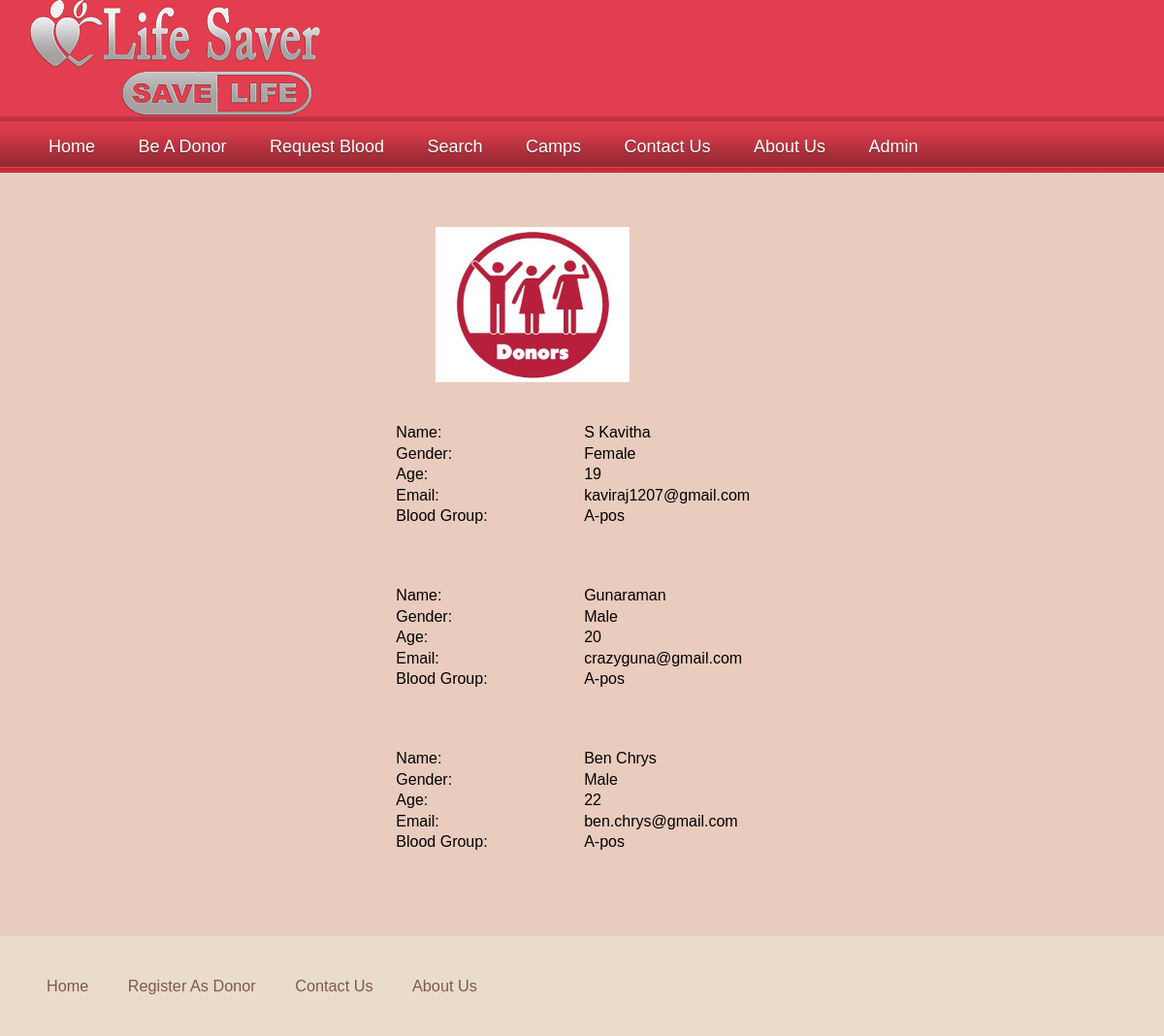
Page /result.php?bg=A-pos on the committed database.
### tables this page shows
CREATE TABLE IF NOT EXISTS `registereddonors` (
  `donorid` int(100) NOT NULL AUTO_INCREMENT,
  `name` varchar(100) NOT NULL,
  `gender` varchar(10) NOT NULL,
  `age` int(3) NOT NULL,
  `mobile` varchar(10) NOT NULL,
  `b_g` varchar(15) NOT NULL,
  `email` varchar(100) NOT NULL, `city` varchar(100) NOT NULL,
  PRIMARY KEY (`donorid`)
);

### result.php (the view, shortened to what this page needs)
<!DOCTYPE html PUBLIC "-//W3C//DTD XHTML 1.0 Transitional//EN" "http://www.w3.org/TR/xhtml1/DTD/xhtml1-transitional.dtd">
<html xmlns="http://www.w3.org/1999/xhtml">
<head>
<link href="css/style.css" rel="stylesheet" type="text/css" media="all" />
</head>
<body>
<?php include('Admin/function.php'); ?>
<div style="background-color:#E9CCBD;">
<div class="h_bg">
	<div class="wrap">
		<div class="header">
			<div class="logo">
				<h1><a href="index.php"><img src="images/logo.png" alt=""></a></h1>
			</div>
		</div>
	</div>
</div>
<div class="nav_bg" >
	<div class="wrap">
		<ul class="nav" >
			<li><p style="font-size:18px;font-weight: bold;"><a href="index.php">Home</a></li>
			<li><p style="font-size:18px;font-weight: bold;"><a href="registration.php">Be a Donor</a></li>
			<li><p style="font-size:18px;font-weight: bold;"><a href="sendreq.php">Request Blood</a></li>
           		<li><p style="font-size:18px;font-weight: bold;"><a href="search.php">Search</a></li>
 			<li><p style="font-size:18px;font-weight: bold;"><a href="camps.php">Camps</a></li>
                    	<li><p style="font-size:18px;font-weight: bold;"><a href="contactus.php">Contact Us</a></li>
           		<li><p style="font-size:18px;font-weight: bold;"><a href="aboutus.php">About Us</a></li>
			<li><p style="font-size:18px;font-weight: bold;"><a href="admin/admimlogin.php">Admin</a></li>
           	 </ul>
	</div>
</div>
<div style=" min-height:350">
	<form method="post" enctype="multipart/form-data">
      	<table cellpadding="0" cellspacing="0" height="750" width="1100px" style="margin:auto"; >
  	<tr><td>
		<table cellpadding="0" cellspacing="0" width="800px" height="100px" style="margin:auto; border:0px" class="tableborder">
        	<tr><td><img src="images/result.png" height="160px" width="200px" style="padding-top:20px" /></td></tr>
        	<tr><td >&nbsp;</td></tr>
<?php
	$cn=makeconnection();
	$s="select * from registereddonors WHERE b_g='". $_REQUEST["bg"]."'";
	$result=mysqli_query($cn,$s);
	while($data=mysqli_fetch_array($result))
	{
?>
  		<tr><td>
		<table cellpadding="0" cellspacing="0" width="700px" height="150px" style="margin:auto; border:none;" class="tableborder">
		<tr><td width="100px"  align="center" style="vertical-align:middle">
		<td width="500px" height="50px" style="vertical-align:top">
		<center> <table cellpadding="0" width="500px" height="150px" style="border:none">
           	<tr><td colspan="2">&nbsp;</td></tr>
                <tr><td><span class="title">Name:&nbsp;&nbsp;&nbsp;&nbsp;&nbsp;&nbsp;&nbsp;&nbsp;&nbsp;&nbsp;&nbsp;&nbsp;&nbsp;&nbsp;&nbsp;&nbsp;&nbsp;&nbsp;&nbsp;&nbsp;&nbsp;&nbsp;&nbsp;&nbsp;&nbsp;&nbsp;&nbsp;&nbsp;&nbsp;&nbsp;&nbsp;&nbsp;&nbsp;</span></td><td><?php echo $data[1]; ?></td><td align="left" width="50%"></td></tr>
                <tr><td><span class="title">Gender:</span></td><td><?php echo $data[2]; ?></td></tr>
		<tr><td><span class="title">Age:</span></td><td><?php echo $data[3]; ?></td></tr>
		<tr><td><span class="title">Email:</span></td><td><?php echo $data[6]; ?></td></tr>
                <tr><td><span class="title">Blood Group:</span></td><td><?php echo $data[5]; ?></td></tr>
		<tr><td colspan="2">&nbsp;</td></tr>
                </table></center> </br>
</td></tr></table></td></tr>
<?php
   }
?>
	</table></td></tr></table></form>
</div>
<div class="ftr-bg">
	<div class="wrap">
		<div class="footer">
			<div class="f_nav">
			<ul>
				<li><p style="font-size:20px;"><a href="index.php">Home</a></li>
				<li><p style="font-size:20px;"><a href="registration.php">Register As Donor</a></li>
				<li><p style="font-size:20px;"><a href="contactus.php">Contact Us</a></li>
         			<li><p style="font-size:20px;"><a href="aboutus.php">About Us</a></li>
        		</ul>
			</div>
		</div>
	</div>
</div>
</body>
</html>

### css/style.css (style rules this page uses)
html,body,div,span,applet,object,iframe,h1,h2,h3,h4,h5,h6,p,blockquote,pre,a,abbr,acronym,address,big,cite,code,del,dfn,em,img,ins,kbd,q,s,samp,small,strike,strong,sub,sup,tt,var,b,u,i,dl,dt,dd,ol,nav ul,nav li,fieldset,form,label,legend,table,caption,tbody,tfoot,thead,tr,th,td,article,aside,canvas,details,embed,figure,figcaption,footer,header,hgroup,menu,nav,output,ruby,section,summary,time,mark,audio,video { margin:0;padding:0;border:0;font-size:100%;font:inherit;vertical-align:baseline; }
ol,ul { list-style:none;margin:0;padding:0; }
table { border-collapse:collapse;border-spacing:0; }
a { text-decoration:none; }
img { max-width:100%; }
body { font-family: Arial, Geneva,Helvetica, sans-serif; font-size: 100%; }
.wrap { margin:0 auto; width:80%; }
.h_bg { background: url('../images/h_bg.png') repeat-x ; }
.nav_bg { background: url('../images/nav_bg.png') center 0 repeat-x ; height:58px; }
.nav li { display:inline-block; }
.nav li a { font-family: 'Source Sans Pro', sans-serif; line-height:1.8em; display:block; text-decoration:none; font-weight:normal; color:#ffffff; padding:15px 20px; font-size: 1em; text-transform: capitalize; text-shadow: 0 1px 0 #5C2830; letter-spacing:0px; }
.ftr-bg { background: #E9DCC9; border-top: 1px solid rgba(214, 195, 167, 0.34); }
.footer { padding:3% 0; }
.f_nav { float:left; }
.f_nav li { display: inline-block; }
.f_nav li a { border-radius: 5px; -webkit-border-radius: 5px; -moz-border-radius: 5px; -o-border-radius: 5px; display:block; padding: 8px 18px; color: #805752; font-size: 0.8125em; }
@media only screen and (max-width: 1280px) { .wrap { width:95%; } }

### rows in the picture
registereddonors: name "S Kavitha", gender "Female", age "19", email "kaviraj1207@gmail.com", b_g "A-pos"
registereddonors: name "Gunaraman", gender "Male", age "20", email "crazyguna@gmail.com", b_g "A-pos"
registereddonors: name "Ben Chrys", gender "Male", age "22", email "ben.chrys@gmail.com", b_g "A-pos"
